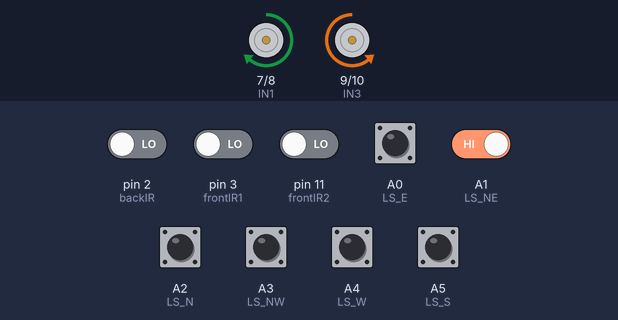
The sketch below on a simulated Arduino Nano, built with avr-gcc and run on an emulated ATmega328P. On the bench: motor-driver pin pairs drawn as motors (green arrow = first pin HIGH = forward, orange = second pin HIGH = backward, longer = more drive, scaled by the enable pin). The test bench sets the inputs (shaded band); at power-on: A0 (LS_E), A1 (LS_NE), A2 (LS_N), A3 (LS_NW), A4 (LS_W), A5 (LS_S) HIGH, pin 2 (backIR), pin 3 (frontIR1), pin 11 (frontIR2) LOW.

Above: at 8.0 s.
8.1 s: pin 3 (frontIR1) driven HIGH
At 8.55 s:
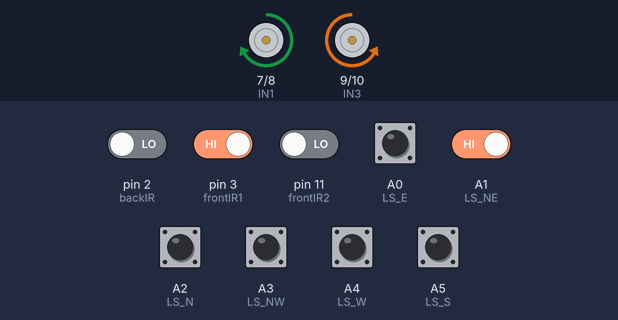
11.1 s: pin 3 (frontIR1) driven LOW
12.7 s: pin 2 (backIR) driven HIGH
At 13.9 s:
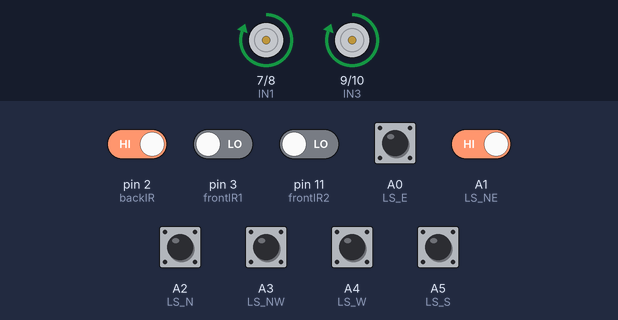
14.2 s: pin 11 (frontIR2) driven HIGH
At 14.83 s:
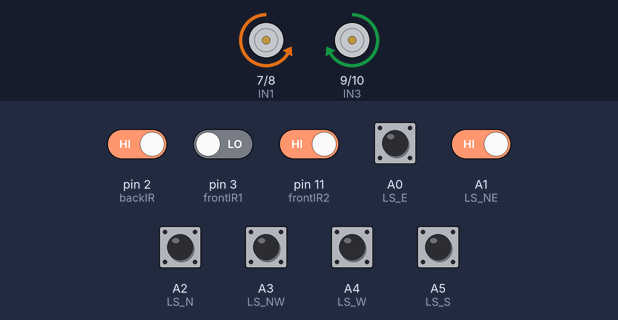
17.2 s: pin 11 (frontIR2) driven LOW
19.0 s: pin 2 (backIR) driven LOW and A1 (LS_NE) driven LOW
At 20.6 s:
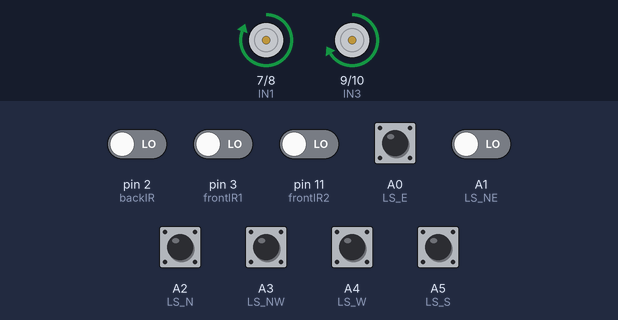
Timing chart, 0 to 21.7 s (numbered marks = the images above; inputs shaded):
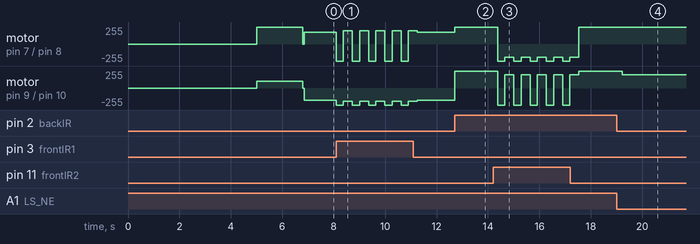

The sketch:

sumobot_claudecode.ino
```cpp
// ============================================================
//  SUMO BOT - Arduino Nano
//  Hardware:
//    - Arduino Nano Expansion Board
//    - XY-160D Motor Driver
//    - E3Z-D62 Opponent Sensors (x5): Left, NE, North, NW, West, South
//    - TCRT5000 Line Sensors (x2): frontIR1, frontIR2
//    - Back IR Sensor: backIR
//    - 3S LiPo Battery
// ============================================================

// --- Motor Driver Pins (XY-160D) ---
const int ENA = 5;   // Left  motor PWM speed
const int IN1 = 7;   // Left  motor direction A
const int IN2 = 8;   // Left  motor direction B
const int ENB = 6;   // Right motor PWM speed
const int IN3 = 9;   // Right motor direction A
const int IN4 = 10;  // Right motor direction B

// --- E3Z-D62 Opponent Sensors (LOW = opponent detected) ---
const int LS_E  = A0;  // East  (Right side)
const int LS_NE = A1;  // Northeast (Front-Right)
const int LS_N  = A2;  // North (Front Center)
const int LS_NW = A3;  // Northwest (Front-Left)
const int LS_W  = A4;  // West  (Left side)
const int LS_S  = A5;  // South (Rear)

// --- TCRT5000 Line / Edge Sensors (HIGH = white/edge detected) ---
const int backIR  = 2;   // Rear edge sensor
const int frontIR1 = 3;  // Front-left edge sensor
const int frontIR2 = 11; // Front-right edge sensor

// --- Motor Speed Constants ---
const int FULL_SPEED   = 255;
const int TURN_SPEED   = 200;
const int SEARCH_SPEED = 180;
const int BACK_SPEED   = 220;

// --- Timing ---
const unsigned long START_DELAY_MS   = 5000;  // 5-second mandatory start delay
const unsigned long STRATEGY_TIME_MS = 1800;  // ~half-moon sweep duration
const unsigned long BACK_AVOID_MS    = 280;   // reverse duration on edge detect
const unsigned long TURN_AVOID_MS    = 350;   // turn duration after reversing

// ============================================================
//  LOW-LEVEL MOTOR HELPERS
// ============================================================

void motorLeft(int speed) {
  // Positive = forward, Negative = backward
  if (speed >= 0) {
    digitalWrite(IN1, HIGH);
    digitalWrite(IN2, LOW);
  } else {
    digitalWrite(IN1, LOW);
    digitalWrite(IN2, HIGH);
    speed = -speed;
  }
  analogWrite(ENA, constrain(speed, 0, 255));
}

void motorRight(int speed) {
  if (speed >= 0) {
    digitalWrite(IN3, HIGH);
    digitalWrite(IN4, LOW);
  } else {
    digitalWrite(IN3, LOW);
    digitalWrite(IN4, HIGH);
    speed = -speed;
  }
  analogWrite(ENB, constrain(speed, 0, 255));
}

void stopMotors() {
  analogWrite(ENA, 0);
  analogWrite(ENB, 0);
  digitalWrite(IN1, LOW); digitalWrite(IN2, LOW);
  digitalWrite(IN3, LOW); digitalWrite(IN4, LOW);
}

// ============================================================
//  DRIVE PRIMITIVES
// ============================================================

void driveForward(int spd = FULL_SPEED) {
  motorLeft(spd);
  motorRight(spd);
}

void driveBackward(int spd = BACK_SPEED) {
  motorLeft(-spd);
  motorRight(-spd);
}

// Spin in place: left wheel forward, right wheel backward
void spinRight(int spd = TURN_SPEED) {
  motorLeft(spd);
  motorRight(-spd);
}

// Spin in place: right wheel forward, left wheel backward
void spinLeft(int spd = TURN_SPEED) {
  motorLeft(-spd);
  motorRight(spd);
}

// Gentle curve left (opponent slightly left)
void curveLeft(int spd = FULL_SPEED) {
  motorLeft(spd / 2);
  motorRight(spd);
}

// Gentle curve right (opponent slightly right)
void curveRight(int spd = FULL_SPEED) {
  motorLeft(spd);
  motorRight(spd / 2);
}

// ============================================================
//  SENSOR READERS
//  E3Z-D62: LOW when object detected (NPN output)
//  TCRT5000: HIGH when over white/edge (depending on wiring)
// ============================================================

bool opponentE()  { return digitalRead(LS_E)  == LOW; }
bool opponentNE() { return digitalRead(LS_NE) == LOW; }
bool opponentN()  { return digitalRead(LS_N)  == LOW; }
bool opponentNW() { return digitalRead(LS_NW) == LOW; }
bool opponentW()  { return digitalRead(LS_W)  == LOW; }
bool opponentS()  { return digitalRead(LS_S)  == LOW; }

// TCRT5000: HIGH = white line (edge of dohyo)
bool edgeFrontLeft()  { return digitalRead(frontIR1) == HIGH; }
bool edgeFrontRight() { return digitalRead(frontIR2) == HIGH; }
bool edgeBack()       { return digitalRead(backIR)   == HIGH; }

bool anyFrontOpponent() {
  return opponentN() || opponentNE() || opponentNW();
}

bool anyOpponent() {
  return opponentN() || opponentNE() || opponentNW() ||
         opponentE() || opponentW()  || opponentS();
}

// ============================================================
//  EDGE AVOIDANCE  (highest priority — called before anything)
// ============================================================

bool handleEdges() {
  bool fl = edgeFrontLeft();
  bool fr = edgeFrontRight();
  bool bk = edgeBack();

  // Both front sensors on edge → reverse hard
  if (fl && fr) {
    driveBackward(FULL_SPEED);
    delay(BACK_AVOID_MS + 100);
    spinRight(TURN_SPEED);
    delay(TURN_AVOID_MS + 100);
    return true;
  }

  // Front-left on edge → reverse + spin right
  if (fl) {
    driveBackward(FULL_SPEED);
    delay(BACK_AVOID_MS);
    spinRight(TURN_SPEED);
    delay(TURN_AVOID_MS);
    return true;
  }

  // Front-right on edge → reverse + spin left
  if (fr) {
    driveBackward(FULL_SPEED);
    delay(BACK_AVOID_MS);
    spinLeft(TURN_SPEED);
    delay(TURN_AVOID_MS);
    return true;
  }

  // Back sensor on edge → drive forward
  if (bk) {
    driveForward(FULL_SPEED);
    delay(BACK_AVOID_MS);
    return true;
  }

  return false;  // No edge detected
}

// ============================================================
//  ATTACK / TRACK OPPONENT
// ============================================================

void attackOpponent() {
  // Front center — charge!
  if (opponentN()) {
    driveForward(FULL_SPEED);
    return;
  }

  // Slightly right of front
  if (opponentNE()) {
    curveRight(FULL_SPEED);
    return;
  }

  // Slightly left of front
  if (opponentNW()) {
    curveLeft(FULL_SPEED);
    return;
  }

  // Pure right side → spin right to face
  if (opponentE()) {
    spinRight(TURN_SPEED);
    return;
  }

  // Pure left side → spin left to face
  if (opponentW()) {
    spinLeft(TURN_SPEED);
    return;
  }

  // Opponent behind → reverse-ram or spin 180
  if (opponentS()) {
    // Spin 180 to re-engage from front
    spinRight(FULL_SPEED);
    delay(400);
    return;
  }
}

// ============================================================
//  SEARCH PATTERN (no opponent visible)
// ============================================================

void searchForOpponent() {
  // Slow clockwise spin to scan arena
  spinRight(SEARCH_SPEED);
}

// ============================================================
//  STRATEGY  — runs once after start delay
//  Half-moon sweep: the robot arcs around the edge of the
//  dohyo to approach the opponent from the side/rear.
// ============================================================

void strategy() {
  // Arc right: left motor full, right motor slow → wide right curve
  // This traces roughly a semicircle around the dohyo perimeter.
  unsigned long startTime = millis();

  while (millis() - startTime < STRATEGY_TIME_MS) {
    // Edge safety during strategy
    if (handleEdges()) continue;

    // If we spot the opponent during sweep, break early & attack
    if (anyOpponent()) return;

    // Half-moon arc: inner wheel at ~40% gives a wide sweep
    motorLeft(FULL_SPEED);
    motorRight(100);
  }

  stopMotors();
  delay(50);
}

// ============================================================
//  SETUP
// ============================================================

void setup() {
  // Motor driver pins
  pinMode(ENA, OUTPUT);
  pinMode(IN1, OUTPUT);
  pinMode(IN2, OUTPUT);
  pinMode(ENB, OUTPUT);
  pinMode(IN3, OUTPUT);
  pinMode(IN4, OUTPUT);

  // Opponent sensor inputs (E3Z-D62 NPN → pulled HIGH internally)
  pinMode(LS_E,  INPUT_PULLUP);
  pinMode(LS_NE, INPUT_PULLUP);
  pinMode(LS_N,  INPUT_PULLUP);
  pinMode(LS_NW, INPUT_PULLUP);
  pinMode(LS_W,  INPUT_PULLUP);
  pinMode(LS_S,  INPUT_PULLUP);

  // Edge sensor inputs (TCRT5000)
  pinMode(backIR,   INPUT);
  pinMode(frontIR1, INPUT);
  pinMode(frontIR2, INPUT);

  stopMotors();

  // ---- 5-Second mandatory start delay (competition rule) ----
  delay(START_DELAY_MS);

  // ---- Run opening strategy (half-moon repositioning arc) ----
  strategy();
}

// ============================================================
//  MAIN LOOP
// ============================================================

void loop() {
  // 1. Edge avoidance — always highest priority
  if (handleEdges()) return;

  // 2. Attack if opponent is visible
  if (anyOpponent()) {
    attackOpponent();
    return;
  }

  // 3. Search — spin to find opponent
  searchForOpponent();
}
```

Measured:
- after the input at 8.1 s, motor on pin 7 (IN1) / pin 8 (IN2): alternates backward 255/255 for 0.28 s and forward 200/255 for 0.35 s, starting at once; motor on pin 9 (IN3) / pin 10 (IN4): alternates backward 255/255 for 0.28 s and backward 200/255 for 0.35 s, starting at once
- after the input at 12.7 s, motor on pin 7 (IN1) / pin 8 (IN2): forward 180/255 → forward 255/255 at once; motor on pin 9 (IN3) / pin 10 (IN4): backward 180/255 → forward 255/255 at once
- after the input at 14.2 s, motor on pin 7 (IN1) / pin 8 (IN2): alternates backward 255/255 for 0.28 s and backward 200/255 for 0.35 s, starting after 0.18 s; motor on pin 9 (IN3) / pin 10 (IN4): alternates backward 255/255 for 0.28 s and forward 200/255 for 0.35 s, starting after 0.18 s
- after the input at 19.0 s, motor on pin 9 (IN3) / pin 10 (IN4): forward 255/255 → forward 200/255 after 0.21 s
